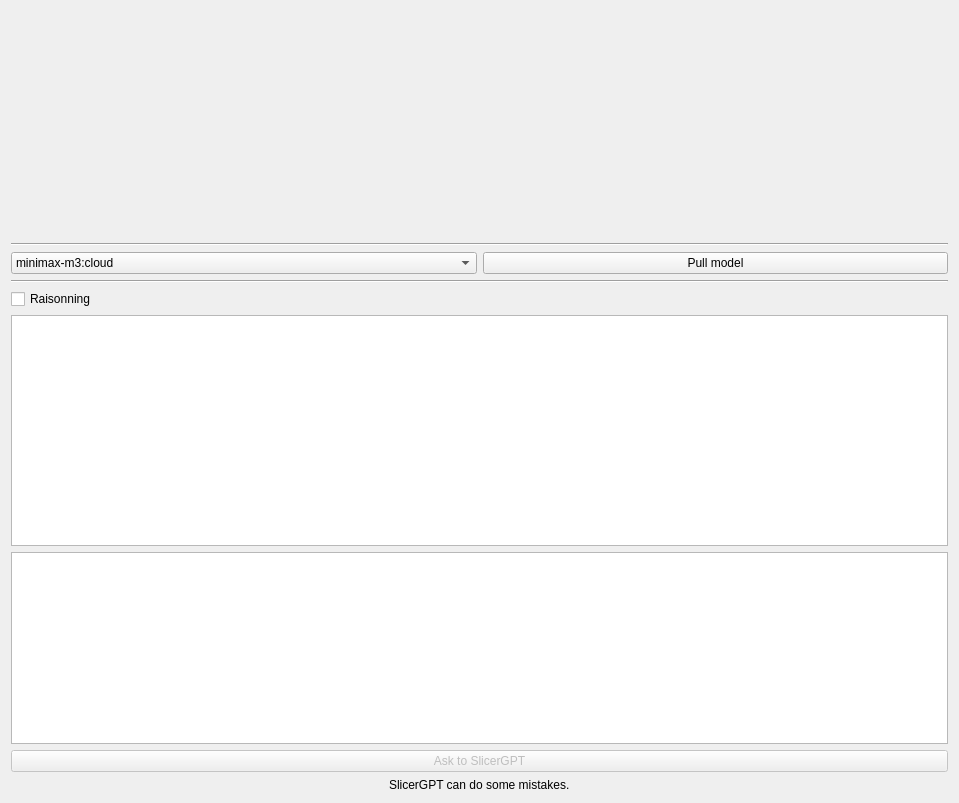
<?xml version="1.0" encoding="UTF-8"?>
<ui version="4.0">
 <class>SlicerGPT</class>
 <widget class="qMRMLWidget" name="SlicerGPT">
  <property name="geometry">
   <rect>
    <x>0</x>
    <y>0</y>
    <width>959</width>
    <height>803</height>
   </rect>
  </property>
  <layout class="QVBoxLayout" name="verticalLayout">
   <item>
    <spacer name="verticalSpacer">
     <property name="orientation">
      <enum>Qt::Vertical</enum>
     </property>
     <property name="sizeHint" stdset="0">
      <size>
       <width>20</width>
       <height>40</height>
      </size>
     </property>
    </spacer>
   </item>
   <item>
    <widget class="Line" name="line">
     <property name="orientation">
      <enum>Qt::Horizontal</enum>
     </property>
    </widget>
   </item>
   <item>
    <layout class="QHBoxLayout" name="horizontalLayout">
     <item>
      <widget class="QComboBox" name="modelNameBox">
       <item>
        <property name="text">
         <string>minimax-m3:cloud</string>
        </property>
       </item>
      </widget>
     </item>
     <item>
      <widget class="QPushButton" name="pullModelButton">
       <property name="text">
        <string>Pull model</string>
       </property>
      </widget>
     </item>
    </layout>
   </item>
   <item>
    <widget class="Line" name="line_2">
     <property name="orientation">
      <enum>Qt::Horizontal</enum>
     </property>
    </widget>
   </item>
   <item>
    <widget class="QCheckBox" name="thinkBox">
     <property name="text">
      <string>Raisonning</string>
     </property>
    </widget>
   </item>
   <item>
    <widget class="QTextBrowser" name="conversation"/>
   </item>
   <item>
    <widget class="QPlainTextEdit" name="prompt">
     <property name="sizePolicy">
      <sizepolicy hsizetype="Expanding" vsizetype="Minimum">
       <horstretch>0</horstretch>
       <verstretch>0</verstretch>
      </sizepolicy>
     </property>
    </widget>
   </item>
   <item>
    <widget class="QPushButton" name="applyButton">
     <property name="enabled">
      <bool>false</bool>
     </property>
     <property name="toolTip">
      <string>Run the algorithm.</string>
     </property>
     <property name="text">
      <string>Ask to SlicerGPT</string>
     </property>
    </widget>
   </item>
   <item alignment="Qt::AlignHCenter">
    <widget class="QLabel" name="label">
     <property name="text">
      <string>SlicerGPT can do some mistakes.</string>
     </property>
    </widget>
   </item>
  </layout>
 </widget>
 <customwidgets>
  <customwidget>
   <class>qMRMLWidget</class>
   <extends>QWidget</extends>
   <header>qMRMLWidget.h</header>
   <container>1</container>
  </customwidget>
 </customwidgets>
 <resources/>
 <connections/>
</ui>
